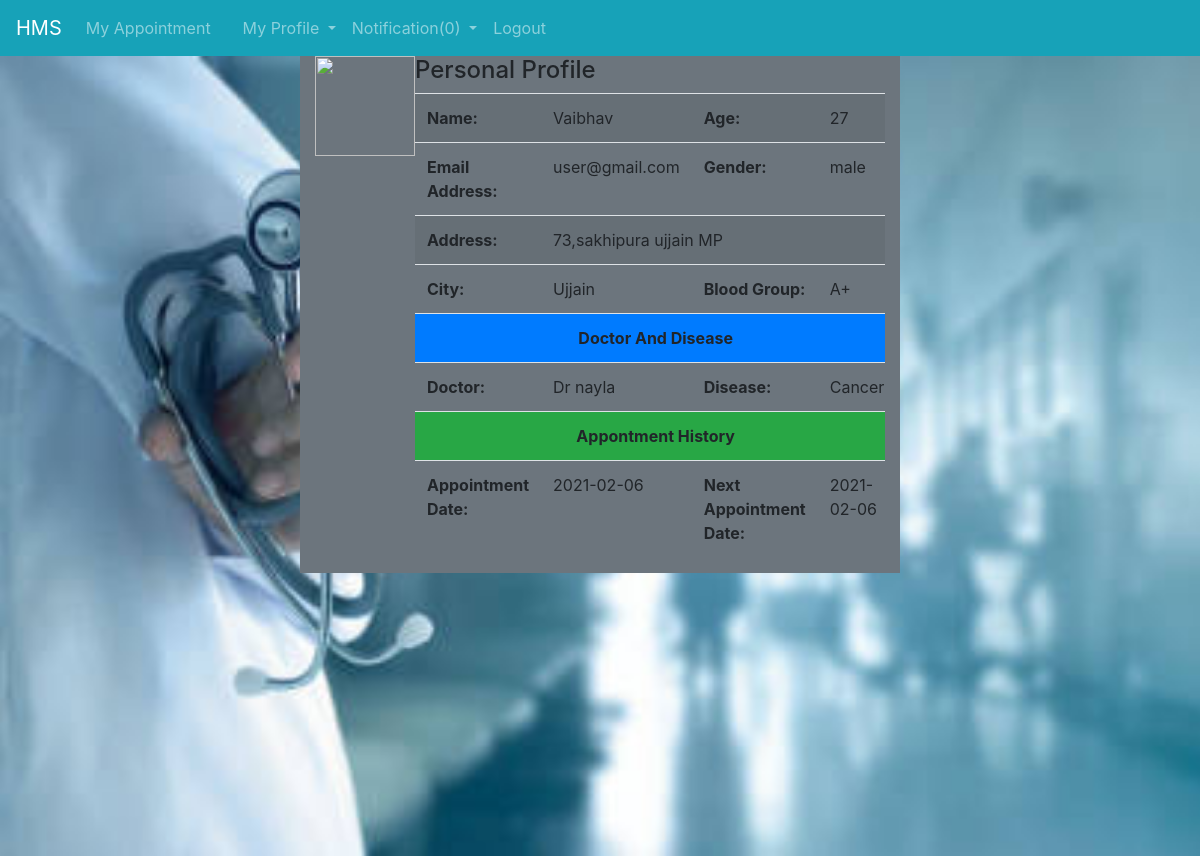
/view_appointment_details.php?id=1 (signed in), run on the app's committed database.
### tables this page shows
CREATE TABLE `appointment` (
  `id` int(11) NOT NULL,
  `full_name` varchar(100) NOT NULL,
  `age` int(11) NOT NULL,
  `gender` varchar(20) NOT NULL,
  `email` varchar(100) NOT NULL,
  `blood_group` varchar(10) NOT NULL,
  `disease` varchar(100) NOT NULL,
  `doctor` varchar(100) NOT NULL,
  `appointment_time` time(6) NOT NULL,
  `appointment_date` date NOT NULL,
  `appointment_status` tinyint(1) NOT NULL DEFAULT '0',
  `user_id` int(11) NOT NULL,
  `msg_read` tinyint(1) NOT NULL DEFAULT '0'
);

CREATE TABLE `registration` (
  `id` int(11) NOT NULL,
  `full_name` varchar(200) NOT NULL,
  `age` int(11) NOT NULL,
  `gender` varchar(11) NOT NULL,
  `address` text NOT NULL,
  `city` varchar(100) NOT NULL,
  `blood_group` varchar(10) NOT NULL,
  `user_email` varchar(100) NOT NULL,
  `user_password` varchar(255) NOT NULL,
  `upload_image` varchar(255) NOT NULL
);

### view_appointment_details.php (the view, shortened to what this page needs)
<?php
include_once('inc/header.php');
include_once('inc/navbar.php');
?>
<?php
$id = $_GET['id'];
$view_users_data= $conn->prepare("SELECT appointment.appointment_date,
 		appointment.appointment_time,
        appointment.doctor,
         appointment.disease,
         appointment.full_name,
         appointment.age,
         appointment.gender,
         registration.address,
          registration.city,
          registration.blood_group,
          registration.user_email,
          registration.upload_image
           FROM `appointment`
  INNER JOIN `registration` ON appointment.user_id = registration.id
  WHERE appointment.id = ?");
$view_users_data->bind_param("i",$id);
$view_users_data->execute();
$view_users_data -> bind_result($appointment_date, $appointment_time,$doctor,$disease,$full_name, $age,$gender,$address,$city,$blood_group,$user_email,$upload_image);
?>
<div class="container-fluid" id="view_appointment_details_section">
<div class="conatiner">
	<div class="row">
	<div class="col-md-3"></div>
	<div class="mt-50 col-md-6 mx-auto bg-secondary">
		<div class="row">
			<div class="col-md-2">
				<img src="<?php echo $upload_image; ?>" height="100" width="100">
			</div>
			<div class="col-md-10 ">
				<table class="table table-striped table-responsive">
    <thead>
       <h4>Personal Profile</h4>
    </thead>
    <tbody>
      <tr>
      	<th>Name:</th>
        <td><?php echo $full_name; ?></td>
        <th>Age:</th>
        <td><?php echo $age; ?></td>
      </tr>
       <tr>
      	<th>Email Address:</th>
        <td><?php echo $user_email; ?></td>
        <th>Gender:</th>
        <td><?php echo $gender; ?></td>
      </tr>
      <tr>
      	<th>Address:</th>
        <td colspan="2"><?php echo $address; ?></td>
         <td></td>
      </tr>
       <tr>
      	<th>City:</th>
        <td><?php echo $city; ?></td>
        <th>Blood Group:</th>
        <td><?php echo $blood_group; ?></td>
      </tr>
      <tr>
      	<th colspan="4" class="text-center bg-primary">Doctor And Disease</th>
      </tr>
      <tr>
      	<th>Doctor:</th>
        <td><?php echo $doctor; ?></td>
        <th>Disease:</th>
        <td><?php echo $disease; ?></td>
      </tr>
       <tr>
      	<th colspan="4" class="text-center bg-success">Appontment History</th>
      </tr>
      <tr>
      	<th>Appointment Date:</th>
        <td><?php echo $appointment_date; ?></td>
        <th>Next Appointment Date:</th>
        <td><?php echo $appointment_date; ?></td>
      </tr>
    </tbody>
  </table>
			</div>
		</div>
	</div>
	<div class="col-md-3"></div>
</div>
</div>
</div>
<?php include_once('inc/footer.php'); ?>

### inc/header.php (shortened to what this page needs)
<!DOCTYPE html>
<html>
<head>
  <link rel="stylesheet" href="https://maxcdn.bootstrapcdn.com/bootstrap/4.4.1/css/bootstrap.min.css">
</head>
<body>

### inc/navbar.php (shortened to what this page needs)
<?php
include_once("conn/config.php");
?>
<nav class="navbar navbar-expand-md bg-info navbar-dark">
  <a class="navbar-brand" href="dashboard.php">HMS</a>
  <div class="collapse navbar-collapse" id="collapsibleNavbar">
    <ul class="navbar-nav">
      <?php
if(@$_SESSION['username'] == ""){ ?>
 <li class="nav-item pull-right">
        <a class="nav-link" href="login.php">Login</a>
      </li>
  <?php
}
else{
  ?>
<li class="nav-item">
        <a class="nav-link" href="my_appointments.php">My Appointment</a>
      </li>
      <li class="nav-item">
        <a class="nav-link" ></a>
      </li>
<li class="nav-item dropdown">
      <a class="nav-link dropdown-toggle" href="#" id="navbardrop" data-toggle="dropdown">
       My Profile
      </a>
    </li>
    <li class="nav-item dropdown">
      <a class="nav-link dropdown-toggle" href="#" id="navbardrop" data-toggle="dropdown">
<?php
$count_notification = "SELECT count(*) as total from appointment WHERE appointment_status!= 0 AND  msg_read!= 1 AND user_id ='".$_SESSION['userid']."'";
$result=mysqli_query($conn,$count_notification);
$data = mysqli_fetch_assoc($result);
echo "Notification(".$data['total'].")";
?>
      </a>
    </li>
 <li class="nav-item pull-right">
        <a href="logout.php" class="nav-link" >Logout</a>
      </li>
  <?php
}
      ?>
    </ul>
  </div>
</nav>

### inc/header.php (style rules this page uses)
#view_appointment_details_section { background-image: url('img/6.jpg'); background-size: cover; background-position: center; background-repeat: repeat-x; height: 100vh; }

### data on the page
appointment: full_name "Vaibhav", age "27", registration.user_email "user@gmail.com", gender "male", registration.address "73,sakhipura ujjain MP", registration.city "Ujjain", registration.blood_group "A+", doctor "Dr nayla", disease "Cancer", appointment_date "2021-02-06"

### other printed values
$data['total'] "0"
